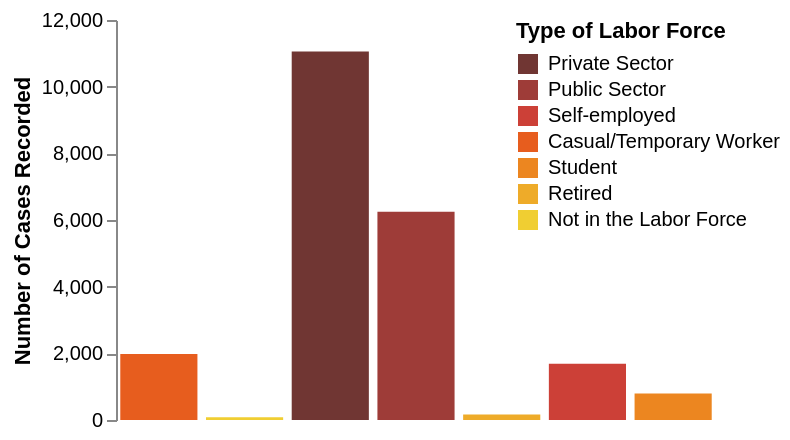

Source (Vega-Lite JSON):
### Vega-Lite specification from a JSON file in a GitHub repository (floating-point values rounded to 4 significant figures)
{"$schema": "https://vega.github.io/schema/vega-lite/v5.json", "data": {"values": [{"Category": "Private Sector", "Count": 11054}, {"Category": "Public Sector", "Count": 6250}, {"Category": "Self-employed", "Count": 1689}, {"Category": "Casual/Temporary Worker", "Count": 1980}, {"Category": "Student", "Count": 793}, {"Category": "Retired", "Count": 165}, {"Category": "Not in the Labor Force", "Count": 79}]}, "mark": "bar", "encoding": {"x": {"field": "Category", "type": "ordinal", "axis": null}, "y": {"field": "Count", "type": "quantitative", "axis": {"title": "Number of Cases Recorded"}}, "color": {"field": "Category", "type": "nominal", "scale": {"domain": ["Private Sector", "Public Sector", "Self-employed", "Casual/Temporary Worker", "Student", "Retired", "Not in the Labor Force"], "scheme": "darkred"}, "legend": {"title": "Type of Labor Force", "offset": -100}}, "tooltip": {"field": "Count", "type": "quantitative", "title": "Number of Cases Recorded"}}, "width": 300, "height": 200, "config": {"view": {"stroke": "transparent", "fill": "transparent"}, "axis": {"grid": false}}}
